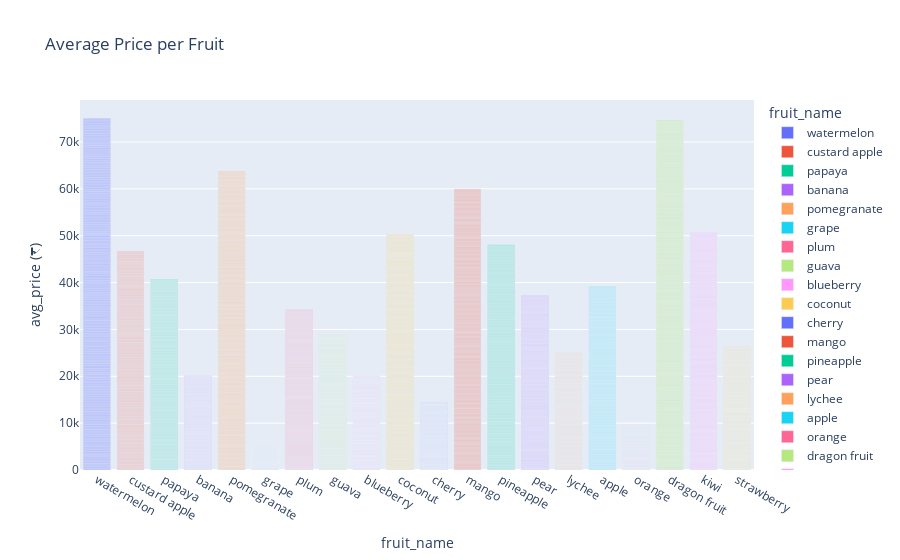

Notebook code cell kept with this figure:
### Code cell
# Average Price per Fruit

fig = px.bar(fruit_data, x='fruit_name', y='avg_price (₹)', color='fruit_name',
             title='Average Price per Fruit', 
             hover_data=['size (cm)', 'weight (g)'])
fig.show()

### Figure 1 — Plotly figure (JSON) as saved in the notebook; plotly's stock layout.template omitted (floating-point values rounded to 4 significant figures; data arrays with more than 128 entries replaced by an {"elided": "..."} marker saying what was removed)
{"data": [{"customdata": {"elided": "498x2 float values"}, "hovertemplate": "fruit_name=%{x}<br>avg_price (₹)=%{y}<br>size (cm)=%{customdata[0]}<br>weight (g)=%{customdata[1]}<extra></extra>", "legendgroup": "watermelon", "marker": {"color": "#636efa", "pattern": {"shape": ""}}, "name": "watermelon", "orientation": "v", "showlegend": true, "textposition": "auto", "type": "bar", "x": {"elided": "498 str values"}, "xaxis": "x", "y": {"elided": "498 float values"}, "yaxis": "y"}, {"customdata": {"elided": "516x2 float values"}, "hovertemplate": "fruit_name=%{x}<br>avg_price (₹)=%{y}<br>size (cm)=%{customdata[0]}<br>weight (g)=%{customdata[1]}<extra></extra>", "legendgroup": "custard apple", "marker": {"color": "#EF553B", "pattern": {"shape": ""}}, "name": "custard apple", "orientation": "v", "showlegend": true, "textposition": "auto", "type": "bar", "x": {"elided": "516 str values"}, "xaxis": "x", "y": {"elided": "516 float values"}, "yaxis": "y"}, {"customdata": {"elided": "509x2 float values"}, "hovertemplate": "fruit_name=%{x}<br>avg_price (₹)=%{y}<br>size (cm)=%{customdata[0]}<br>weight (g)=%{customdata[1]}<extra></extra>", "legendgroup": "papaya", "marker": {"color": "#00cc96", "pattern": {"shape": ""}}, "name": "papaya", "orientation": "v", "showlegend": true, "textposition": "auto", "type": "bar", "x": {"elided": "509 str values"}, "xaxis": "x", "y": {"elided": "509 float values"}, "yaxis": "y"}, {"customdata": {"elided": "502x2 float values"}, "hovertemplate": "fruit_name=%{x}<br>avg_price (₹)=%{y}<br>size (cm)=%{customdata[0]}<br>weight (g)=%{customdata[1]}<extra></extra>", "legendgroup": "banana", "marker": {"color": "#ab63fa", "pattern": {"shape": ""}}, "name": "banana", "orientation": "v", "showlegend": true, "textposition": "auto", "type": "bar", "x": {"elided": "502 str values"}, "xaxis": "x", "y": {"elided": "502 float values"}, "yaxis": "y"}, {"customdata": {"elided": "534x2 float values"}, "hovertemplate": "fruit_name=%{x}<br>avg_price (₹)=%{y}<br>size (cm)=%{customdata[0]}<br>weight (g)=%{customdata[1]}<extra></extra>", "legendgroup": "pomegranate", "marker": {"color": "#FFA15A", "pattern": {"shape": ""}}, "name": "pomegranate", "orientation": "v", "showlegend": true, "textposition": "auto", "type": "bar", "x": {"elided": "534 str values"}, "xaxis": "x", "y": {"elided": "534 float values"}, "yaxis": "y"}, {"customdata": {"elided": "499x2 float values"}, "hovertemplate": "fruit_name=%{x}<br>avg_price (₹)=%{y}<br>size (cm)=%{customdata[0]}<br>weight (g)=%{customdata[1]}<extra></extra>", "legendgroup": "grape", "marker": {"color": "#19d3f3", "pattern": {"shape": ""}}, "name": "grape", "orientation": "v", "showlegend": true, "textposition": "auto", "type": "bar", "x": {"elided": "499 str values"}, "xaxis": "x", "y": {"elided": "499 float values"}, "yaxis": "y"}, {"customdata": {"elided": "489x2 float values"}, "hovertemplate": "fruit_name=%{x}<br>avg_price (₹)=%{y}<br>size (cm)=%{customdata[0]}<br>weight (g)=%{customdata[1]}<extra></extra>", "legendgroup": "plum", "marker": {"color": "#FF6692", "pattern": {"shape": ""}}, "name": "plum", "orientation": "v", "showlegend": true, "textposition": "auto", "type": "bar", "x": {"elided": "489 str values"}, "xaxis": "x", "y": {"elided": "489 float values"}, "yaxis": "y"}, {"customdata": {"elided": "481x2 float values"}, "hovertemplate": "fruit_name=%{x}<br>avg_price (₹)=%{y}<br>size (cm)=%{customdata[0]}<br>weight (g)=%{customdata[1]}<extra></extra>", "legendgroup": "guava", "marker": {"color": "#B6E880", "pattern": {"shape": ""}}, "name": "guava", "orientation": "v", "showlegend": true, "textposition": "auto", "type": "bar", "x": {"elided": "481 str values"}, "xaxis": "x", "y": {"elided": "481 float values"}, "yaxis": "y"}, {"customdata": {"elided": "503x2 float values"}, "hovertemplate": "fruit_name=%{x}<br>avg_price (₹)=%{y}<br>size (cm)=%{customdata[0]}<br>weight (g)=%{customdata[1]}<extra></extra>", "legendgroup": "blueberry", "marker": {"color": "#FF97FF", "pattern": {"shape": ""}}, "name": "blueberry", "orientation": "v", "showlegend": true, "textposition": "auto", "type": "bar", "x": {"elided": "503 str values"}, "xaxis": "x", "y": {"elided": "503 float values"}, "yaxis": "y"}, {"customdata": {"elided": "502x2 float values"}, "hovertemplate": "fruit_name=%{x}<br>avg_price (₹)=%{y}<br>size (cm)=%{customdata[0]}<br>weight (g)=%{customdata[1]}<extra></extra>", "legendgroup": "coconut", "marker": {"color": "#FECB52", "pattern": {"shape": ""}}, "name": "coconut", "orientation": "v", "showlegend": true, "textposition": "auto", "type": "bar", "x": {"elided": "502 str values"}, "xaxis": "x", "y": {"elided": "502 float values"}, "yaxis": "y"}, {"customdata": {"elided": "479x2 float values"}, "hovertemplate": "fruit_name=%{x}<br>avg_price (₹)=%{y}<br>size (cm)=%{customdata[0]}<br>weight (g)=%{customdata[1]}<extra></extra>", "legendgroup": "cherry", "marker": {"color": "#636efa", "pattern": {"shape": ""}}, "name": "cherry", "orientation": "v", "showlegend": true, "textposition": "auto", "type": "bar", "x": {"elided": "479 str values"}, "xaxis": "x", "y": {"elided": "479 float values"}, "yaxis": "y"}, {"customdata": {"elided": "500x2 float values"}, "hovertemplate": "fruit_name=%{x}<br>avg_price (₹)=%{y}<br>size (cm)=%{customdata[0]}<br>weight (g)=%{customdata[1]}<extra></extra>", "legendgroup": "mango", "marker": {"color": "#EF553B", "pattern": {"shape": ""}}, "name": "mango", "orientation": "v", "showlegend": true, "textposition": "auto", "type": "bar", "x": {"elided": "500 str values"}, "xaxis": "x", "y": {"elided": "500 float values"}, "yaxis": "y"}, {"customdata": {"elided": "533x2 float values"}, "hovertemplate": "fruit_name=%{x}<br>avg_price (₹)=%{y}<br>size (cm)=%{customdata[0]}<br>weight (g)=%{customdata[1]}<extra></extra>", "legendgroup": "pineapple", "marker": {"color": "#00cc96", "pattern": {"shape": ""}}, "name": "pineapple", "orientation": "v", "showlegend": true, "textposition": "auto", "type": "bar", "x": {"elided": "533 str values"}, "xaxis": "x", "y": {"elided": "533 float values"}, "yaxis": "y"}, {"customdata": {"elided": "534x2 float values"}, "hovertemplate": "fruit_name=%{x}<br>avg_price (₹)=%{y}<br>size (cm)=%{customdata[0]}<br>weight (g)=%{customdata[1]}<extra></extra>", "legendgroup": "pear", "marker": {"color": "#ab63fa", "pattern": {"shape": ""}}, "name": "pear", "orientation": "v", "showlegend": true, "textposition": "auto", "type": "bar", "x": {"elided": "534 str values"}, "xaxis": "x", "y": {"elided": "534 float values"}, "yaxis": "y"}, {"customdata": {"elided": "502x2 float values"}, "hovertemplate": "fruit_name=%{x}<br>avg_price (₹)=%{y}<br>size (cm)=%{customdata[0]}<br>weight (g)=%{customdata[1]}<extra></extra>", "legendgroup": "lychee", "marker": {"color": "#FFA15A", "pattern": {"shape": ""}}, "name": "lychee", "orientation": "v", "showlegend": true, "textposition": "auto", "type": "bar", "x": {"elided": "502 str values"}, "xaxis": "x", "y": {"elided": "502 float values"}, "yaxis": "y"}, {"customdata": {"elided": "492x2 float values"}, "hovertemplate": "fruit_name=%{x}<br>avg_price (₹)=%{y}<br>size (cm)=%{customdata[0]}<br>weight (g)=%{customdata[1]}<extra></extra>", "legendgroup": "apple", "marker": {"color": "#19d3f3", "pattern": {"shape": ""}}, "name": "apple", "orientation": "v", "showlegend": true, "textposition": "auto", "type": "bar", "x": {"elided": "492 str values"}, "xaxis": "x", "y": {"elided": "492 float values"}, "yaxis": "y"}, {"customdata": {"elided": "487x2 float values"}, "hovertemplate": "fruit_name=%{x}<br>avg_price (₹)=%{y}<br>size (cm)=%{customdata[0]}<br>weight (g)=%{customdata[1]}<extra></extra>", "legendgroup": "orange", "marker": {"color": "#FF6692", "pattern": {"shape": ""}}, "name": "orange", "orientation": "v", "showlegend": true, "textposition": "auto", "type": "bar", "x": {"elided": "487 str values"}, "xaxis": "x", "y": {"elided": "487 float values"}, "yaxis": "y"}, {"customdata": {"elided": "496x2 float values"}, "hovertemplate": "fruit_name=%{x}<br>avg_price (₹)=%{y}<br>size (cm)=%{customdata[0]}<br>weight (g)=%{customdata[1]}<extra></extra>", "legendgroup": "dragon fruit", "marker": {"color": "#B6E880", "pattern": {"shape": ""}}, "name": "dragon fruit", "orientation": "v", "showlegend": true, "textposition": "auto", "type": "bar", "x": {"elided": "496 str values"}, "xaxis": "x", "y": {"elided": "496 float values"}, "yaxis": "y"}, {"customdata": {"elided": "506x2 float values"}, "hovertemplate": "fruit_name=%{x}<br>avg_price (₹)=%{y}<br>size (cm)=%{customdata[0]}<br>weight (g)=%{customdata[1]}<extra></extra>", "legendgroup": "kiwi", "marker": {"color": "#FF97FF", "pattern": {"shape": ""}}, "name": "kiwi", "orientation": "v", "showlegend": true, "textposition": "auto", "type": "bar", "x": {"elided": "506 str values"}, "xaxis": "x", "y": {"elided": "506 float values"}, "yaxis": "y"}, {"customdata": {"elided": "438x2 float values"}, "hovertemplate": "fruit_name=%{x}<br>avg_price (₹)=%{y}<br>size (cm)=%{customdata[0]}<br>weight (g)=%{customdata[1]}<extra></extra>", "legendgroup": "strawberry", "marker": {"color": "#FECB52", "pattern": {"shape": ""}}, "name": "strawberry", "orientation": "v", "showlegend": true, "textposition": "auto", "type": "bar", "x": {"elided": "438 str values"}, "xaxis": "x", "y": {"elided": "438 float values"}, "yaxis": "y"}], "layout": {"barmode": "relative", "legend": {"title": {"text": "fruit_name"}, "tracegroupgap": 0}, "title": {"text": "Average Price per Fruit"}, "xaxis": {"anchor": "y", "categoryarray": ["watermelon", "custard apple", "papaya", "banana", "pomegranate", "grape", "plum", "guava", "blueberry", "coconut", "cherry", "mango", "pineapple", "pear", "lychee", "apple", "orange", "dragon fruit", "kiwi", "strawberry"], "categoryorder": "array", "domain": [0, 1], "title": {"text": "fruit_name"}}, "yaxis": {"anchor": "x", "domain": [0, 1], "title": {"text": "avg_price (₹)"}}}}
